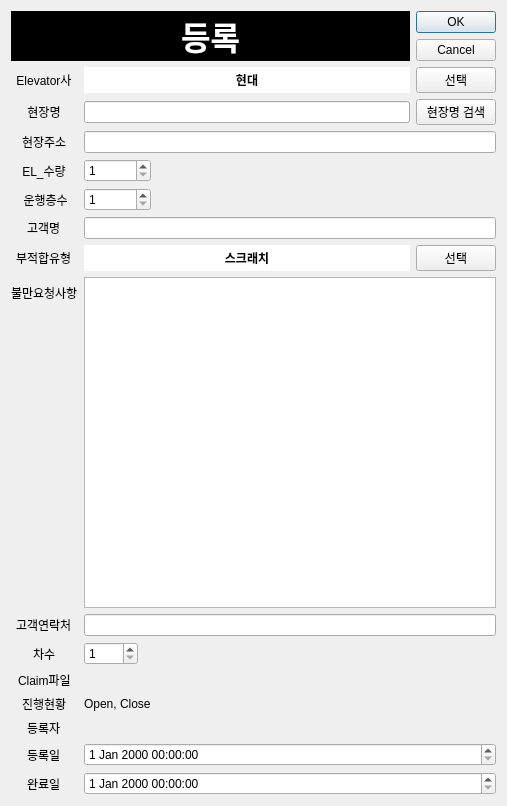
<?xml version="1.0" encoding="UTF-8"?>
<ui version="4.0">
 <class>Dialog</class>
 <widget class="QDialog" name="Dialog">
  <property name="geometry">
   <rect>
    <x>0</x>
    <y>0</y>
    <width>507</width>
    <height>806</height>
   </rect>
  </property>
  <property name="windowTitle">
   <string>Dialog</string>
  </property>
  <layout class="QVBoxLayout" name="verticalLayout">
   <item>
    <widget class="QFrame" name="frame_3">
     <property name="sizePolicy">
      <sizepolicy hsizetype="Preferred" vsizetype="Fixed">
       <horstretch>0</horstretch>
       <verstretch>0</verstretch>
      </sizepolicy>
     </property>
     <property name="frameShape">
      <enum>QFrame::NoFrame</enum>
     </property>
     <property name="frameShadow">
      <enum>QFrame::Raised</enum>
     </property>
     <layout class="QHBoxLayout" name="horizontalLayout_3">
      <property name="leftMargin">
       <number>0</number>
      </property>
      <property name="topMargin">
       <number>0</number>
      </property>
      <property name="rightMargin">
       <number>0</number>
      </property>
      <property name="bottomMargin">
       <number>0</number>
      </property>
      <item>
       <widget class="QLabel" name="label_title">
        <property name="sizePolicy">
         <sizepolicy hsizetype="Preferred" vsizetype="Preferred">
          <horstretch>0</horstretch>
          <verstretch>0</verstretch>
         </sizepolicy>
        </property>
        <property name="font">
         <font>
          <pointsize>24</pointsize>
          <bold>true</bold>
         </font>
        </property>
        <property name="styleSheet">
         <string notr="true">background-color:black;color:white;</string>
        </property>
        <property name="text">
         <string>등록</string>
        </property>
        <property name="alignment">
         <set>Qt::AlignCenter</set>
        </property>
       </widget>
      </item>
      <item>
       <widget class="QDialogButtonBox" name="buttonBox">
        <property name="sizePolicy">
         <sizepolicy hsizetype="Fixed" vsizetype="Fixed">
          <horstretch>0</horstretch>
          <verstretch>0</verstretch>
         </sizepolicy>
        </property>
        <property name="orientation">
         <enum>Qt::Vertical</enum>
        </property>
        <property name="standardButtons">
         <set>QDialogButtonBox::Cancel|QDialogButtonBox::Ok</set>
        </property>
       </widget>
      </item>
     </layout>
    </widget>
   </item>
   <item>
    <layout class="QFormLayout" name="formLayout">
     <property name="labelAlignment">
      <set>Qt::AlignCenter</set>
     </property>
     <property name="formAlignment">
      <set>Qt::AlignCenter</set>
     </property>
     <item row="0" column="0">
      <widget class="QLabel" name="label_4">
       <property name="text">
        <string>Elevator사</string>
       </property>
       <property name="alignment">
        <set>Qt::AlignCenter</set>
       </property>
      </widget>
     </item>
     <item row="0" column="1">
      <widget class="QFrame" name="frame_2">
       <property name="frameShape">
        <enum>QFrame::NoFrame</enum>
       </property>
       <property name="frameShadow">
        <enum>QFrame::Plain</enum>
       </property>
       <property name="lineWidth">
        <number>0</number>
       </property>
       <layout class="QHBoxLayout" name="horizontalLayout_2">
        <property name="leftMargin">
         <number>0</number>
        </property>
        <property name="topMargin">
         <number>0</number>
        </property>
        <property name="rightMargin">
         <number>0</number>
        </property>
        <property name="bottomMargin">
         <number>0</number>
        </property>
        <item>
         <widget class="QLabel" name="label_El_Company">
          <property name="font">
           <font>
            <bold>true</bold>
           </font>
          </property>
          <property name="styleSheet">
           <string notr="true">background-color:white</string>
          </property>
          <property name="text">
           <string>현대</string>
          </property>
          <property name="alignment">
           <set>Qt::AlignCenter</set>
          </property>
         </widget>
        </item>
        <item>
         <widget class="QPushButton" name="PB_El_Company">
          <property name="sizePolicy">
           <sizepolicy hsizetype="Fixed" vsizetype="Fixed">
            <horstretch>0</horstretch>
            <verstretch>0</verstretch>
           </sizepolicy>
          </property>
          <property name="text">
           <string>선택</string>
          </property>
         </widget>
        </item>
       </layout>
      </widget>
     </item>
     <item row="1" column="0">
      <widget class="QLabel" name="label">
       <property name="text">
        <string>현장명</string>
       </property>
       <property name="alignment">
        <set>Qt::AlignCenter</set>
       </property>
      </widget>
     </item>
     <item row="1" column="1">
      <widget class="QFrame" name="frame">
       <property name="sizePolicy">
        <sizepolicy hsizetype="Preferred" vsizetype="Fixed">
         <horstretch>0</horstretch>
         <verstretch>0</verstretch>
        </sizepolicy>
       </property>
       <property name="frameShape">
        <enum>QFrame::NoFrame</enum>
       </property>
       <property name="frameShadow">
        <enum>QFrame::Raised</enum>
       </property>
       <layout class="QHBoxLayout" name="horizontalLayout">
        <property name="leftMargin">
         <number>0</number>
        </property>
        <property name="topMargin">
         <number>0</number>
        </property>
        <property name="rightMargin">
         <number>0</number>
        </property>
        <property name="bottomMargin">
         <number>0</number>
        </property>
        <item>
         <widget class="QLineEdit" name="lineEdit_Hyunjang"/>
        </item>
        <item>
         <widget class="QPushButton" name="PB_Search_Hyunjang">
          <property name="sizePolicy">
           <sizepolicy hsizetype="Fixed" vsizetype="Fixed">
            <horstretch>0</horstretch>
            <verstretch>0</verstretch>
           </sizepolicy>
          </property>
          <property name="text">
           <string>현장명 검색</string>
          </property>
         </widget>
        </item>
       </layout>
      </widget>
     </item>
     <item row="3" column="0">
      <widget class="QLabel" name="label_2">
       <property name="text">
        <string>EL_수량</string>
       </property>
       <property name="alignment">
        <set>Qt::AlignCenter</set>
       </property>
      </widget>
     </item>
     <item row="3" column="1">
      <widget class="QSpinBox" name="spinBox_el_qty">
       <property name="sizePolicy">
        <sizepolicy hsizetype="Fixed" vsizetype="Fixed">
         <horstretch>0</horstretch>
         <verstretch>0</verstretch>
        </sizepolicy>
       </property>
       <property name="minimum">
        <number>1</number>
       </property>
       <property name="maximum">
        <number>100000</number>
       </property>
      </widget>
     </item>
     <item row="4" column="0">
      <widget class="QLabel" name="label_3">
       <property name="text">
        <string> 운행층수</string>
       </property>
       <property name="alignment">
        <set>Qt::AlignCenter</set>
       </property>
      </widget>
     </item>
     <item row="4" column="1">
      <widget class="QSpinBox" name="spinBox_floor_qty">
       <property name="sizePolicy">
        <sizepolicy hsizetype="Fixed" vsizetype="Fixed">
         <horstretch>0</horstretch>
         <verstretch>0</verstretch>
        </sizepolicy>
       </property>
       <property name="minimum">
        <number>1</number>
       </property>
       <property name="maximum">
        <number>100000</number>
       </property>
      </widget>
     </item>
     <item row="5" column="0">
      <widget class="QLabel" name="label_6">
       <property name="text">
        <string>고객명</string>
       </property>
      </widget>
     </item>
     <item row="5" column="1">
      <widget class="QLineEdit" name="lineEdit_Gogaek"/>
     </item>
     <item row="7" column="0">
      <widget class="QLabel" name="label_5">
       <property name="text">
        <string>불만요청사항</string>
       </property>
      </widget>
     </item>
     <item row="7" column="1">
      <widget class="QPlainTextEdit" name="plainTextEdit_claim"/>
     </item>
     <item row="8" column="0">
      <widget class="QLabel" name="label_7">
       <property name="text">
        <string>고객연락처</string>
       </property>
      </widget>
     </item>
     <item row="8" column="1">
      <widget class="QLineEdit" name="lineEdit_contact"/>
     </item>
     <item row="9" column="0">
      <widget class="QLabel" name="label_8">
       <property name="text">
        <string>차수</string>
       </property>
      </widget>
     </item>
     <item row="9" column="1">
      <widget class="QSpinBox" name="spinBox_chasu">
       <property name="sizePolicy">
        <sizepolicy hsizetype="Fixed" vsizetype="Fixed">
         <horstretch>0</horstretch>
         <verstretch>0</verstretch>
        </sizepolicy>
       </property>
       <property name="minimum">
        <number>1</number>
       </property>
       <property name="maximum">
        <number>1000</number>
       </property>
      </widget>
     </item>
     <item row="11" column="0">
      <widget class="QLabel" name="label_status">
       <property name="text">
        <string>진행현황</string>
       </property>
      </widget>
     </item>
     <item row="11" column="1">
      <widget class="QLabel" name="label_Dungrok_result">
       <property name="text">
        <string>Open, Close</string>
       </property>
      </widget>
     </item>
     <item row="12" column="0">
      <widget class="QLabel" name="label_Dungrok">
       <property name="text">
        <string>등록자</string>
       </property>
      </widget>
     </item>
     <item row="12" column="1">
      <widget class="QLabel" name="label_status_result">
       <property name="sizePolicy">
        <sizepolicy hsizetype="Minimum" vsizetype="Fixed">
         <horstretch>0</horstretch>
         <verstretch>0</verstretch>
        </sizepolicy>
       </property>
       <property name="text">
        <string/>
       </property>
      </widget>
     </item>
     <item row="13" column="0">
      <widget class="QLabel" name="label_date_dunrok">
       <property name="text">
        <string>등록일</string>
       </property>
      </widget>
     </item>
     <item row="13" column="1">
      <widget class="QDateTimeEdit" name="dateTimeEdit_dungrok"/>
     </item>
     <item row="14" column="0">
      <widget class="QLabel" name="label_date_close">
       <property name="text">
        <string>완료일</string>
       </property>
      </widget>
     </item>
     <item row="14" column="1">
      <widget class="QDateTimeEdit" name="dateTimeEdit_close"/>
     </item>
     <item row="2" column="0">
      <widget class="QLabel" name="label_9">
       <property name="text">
        <string>현장주소</string>
       </property>
      </widget>
     </item>
     <item row="2" column="1">
      <widget class="QLineEdit" name="lineEdit_Address"/>
     </item>
     <item row="10" column="0">
      <widget class="QLabel" name="label_10">
       <property name="text">
        <string>Claim파일</string>
       </property>
      </widget>
     </item>
     <item row="10" column="1">
      <widget class="File_Upload_ListWidget" name="wid_fileupload" native="true">
       <property name="sizePolicy">
        <sizepolicy hsizetype="Preferred" vsizetype="Fixed">
         <horstretch>0</horstretch>
         <verstretch>0</verstretch>
        </sizepolicy>
       </property>
      </widget>
     </item>
     <item row="6" column="0">
      <widget class="QLabel" name="label_11">
       <property name="text">
        <string>부적합유형</string>
       </property>
      </widget>
     </item>
     <item row="6" column="1">
      <widget class="QFrame" name="frame_4">
       <property name="frameShape">
        <enum>QFrame::NoFrame</enum>
       </property>
       <property name="frameShadow">
        <enum>QFrame::Plain</enum>
       </property>
       <property name="lineWidth">
        <number>0</number>
       </property>
       <layout class="QHBoxLayout" name="horizontalLayout_4">
        <property name="leftMargin">
         <number>0</number>
        </property>
        <property name="topMargin">
         <number>0</number>
        </property>
        <property name="rightMargin">
         <number>0</number>
        </property>
        <property name="bottomMargin">
         <number>0</number>
        </property>
        <item>
         <widget class="QLabel" name="label_NCR">
          <property name="font">
           <font>
            <bold>true</bold>
           </font>
          </property>
          <property name="styleSheet">
           <string notr="true">background-color:white</string>
          </property>
          <property name="text">
           <string>스크래치</string>
          </property>
          <property name="alignment">
           <set>Qt::AlignCenter</set>
          </property>
         </widget>
        </item>
        <item>
         <widget class="QPushButton" name="PB_NCR">
          <property name="sizePolicy">
           <sizepolicy hsizetype="Fixed" vsizetype="Fixed">
            <horstretch>0</horstretch>
            <verstretch>0</verstretch>
           </sizepolicy>
          </property>
          <property name="text">
           <string>선택</string>
          </property>
         </widget>
        </item>
       </layout>
      </widget>
     </item>
    </layout>
   </item>
  </layout>
 </widget>
 <customwidgets>
  <customwidget>
   <class>File_Upload_ListWidget</class>
   <extends>QWidget</extends>
   <header>modules.PyQt.compoent_v2.FileListWidget.wid_fileUploadList</header>
   <container>1</container>
  </customwidget>
 </customwidgets>
 <resources/>
 <connections>
  <connection>
   <sender>buttonBox</sender>
   <signal>accepted()</signal>
   <receiver>Dialog</receiver>
   <slot>accept()</slot>
   <hints>
    <hint type="sourcelabel">
     <x>248</x>
     <y>254</y>
    </hint>
    <hint type="destinationlabel">
     <x>157</x>
     <y>274</y>
    </hint>
   </hints>
  </connection>
  <connection>
   <sender>buttonBox</sender>
   <signal>rejected()</signal>
   <receiver>Dialog</receiver>
   <slot>reject()</slot>
   <hints>
    <hint type="sourcelabel">
     <x>316</x>
     <y>260</y>
    </hint>
    <hint type="destinationlabel">
     <x>286</x>
     <y>274</y>
    </hint>
   </hints>
  </connection>
 </connections>
</ui>
